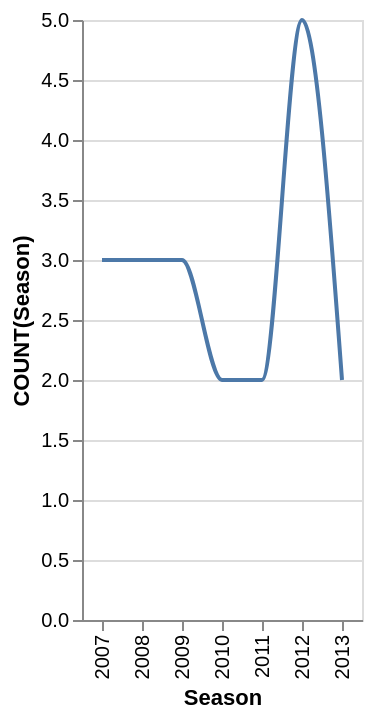

This figure's Vega-Lite source:
### Vega-Lite specification from a JSON file in a GitHub repository (floating-point values rounded to 4 significant figures)
{"data": {"values": [{"x_data": "2007", "y_data": 3}, {"x_data": "2008", "y_data": 3}, {"x_data": "2009", "y_data": 3}, {"x_data": "2010", "y_data": 2}, {"x_data": "2011", "y_data": 2}, {"x_data": "2012", "y_data": 5}, {"x_data": "2013", "y_data": 2}]}, "mark": {"type": "line", "interpolate": "monotone"}, "encoding": {"x": {"field": "x_data", "type": "nominal", "title": "Season", "sort": "ascending"}, "y": {"field": "y_data", "type": "quantitative", "title": "COUNT(Season)"}}}
